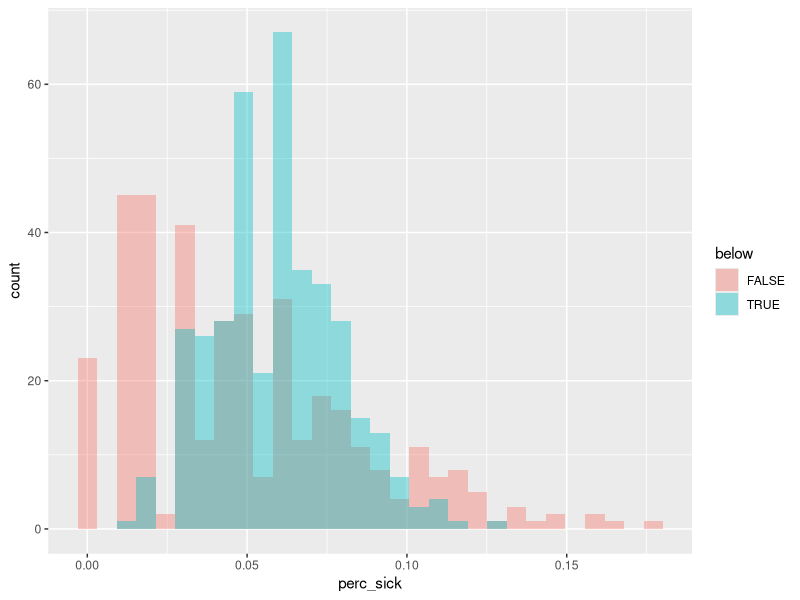

Generate this figure with R:
## ---- chunk 1
knitr::opts_chunk$set(echo = TRUE)
## ---- chunk 2
library(tidyverse)
sick_data <- read_csv("sick-fish.csv")

glimpse(sick_data)

sick_data <- sick_data %>% 
  mutate(perc_sick = num_sick/num_fish)

sick_data %>% 
  filter(species=="tilapia") %>% 
  group_by(below) %>% 
  summarize(mean = mean(perc_sick))

sick_data %>% 
  filter(species=="tilapia") %>% 
  ggplot(aes(x=perc_sick, fill=below)) +
  geom_histogram(alpha=0.4, position = "identity")
## ---- chunk 3
tilapia <- sick_data %>% 
  filter(species=="tilapia")

t.test(perc_sick ~ below, data = tilapia)
## ---- chunk 4
seal_data <- read_csv("arctic-seals.csv")
fish_data <- read_csv("arctic-fish.csv")

glimpse(fish_data)


## ---- chunk 5

## ---- chunk 6
t.test(num_fish ~ time, data=fish_data)

t.test(num_seals ~ time, data = seal_data)
